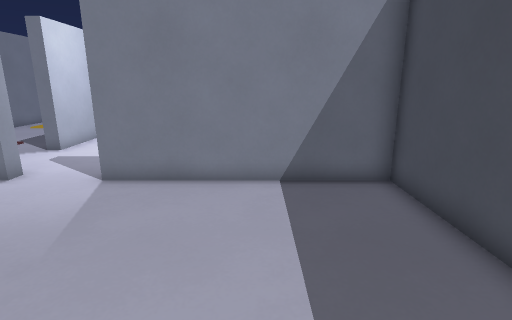
view 1 (above)

16 first-person views from a walk through a level from a Godot 3-D game. The camera is 1.4 m above the floor, tilts 14° down and sees 80° across. The floor is counted in squares, 0.5 m on a side. Each view is taken from the middle of a square. On the plan, view 1 faces up. The plan holds only what a view shows up to about 20 squares ahead; the rest is blank. Characters and animated objects are not drawn.

view 2
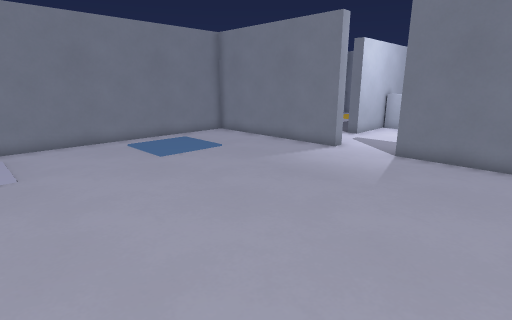

view 3
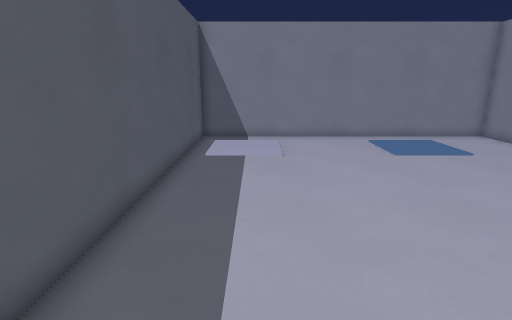

view 4
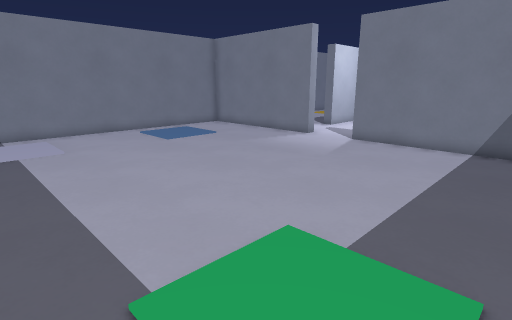

view 5
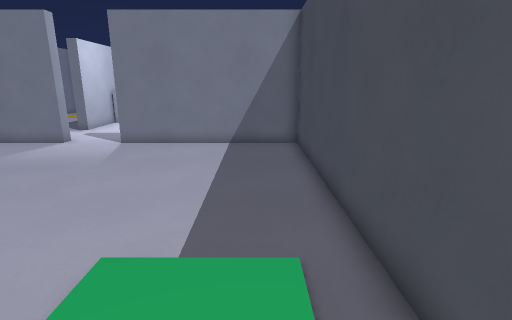

view 6
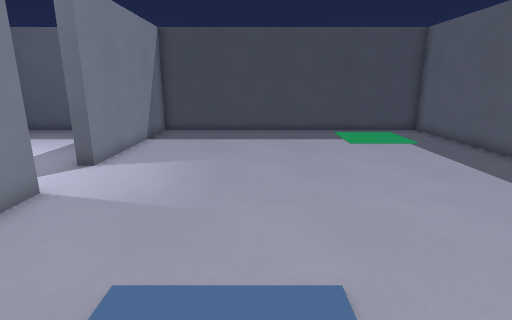

view 7
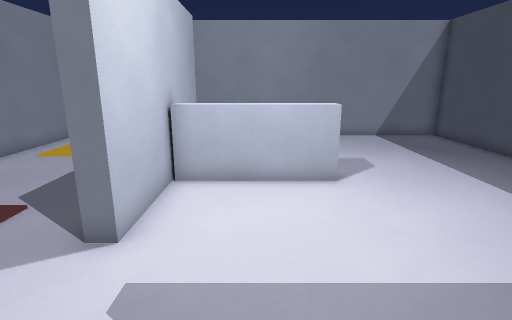

view 8
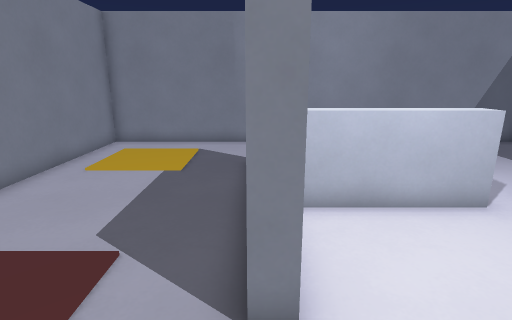

view 9
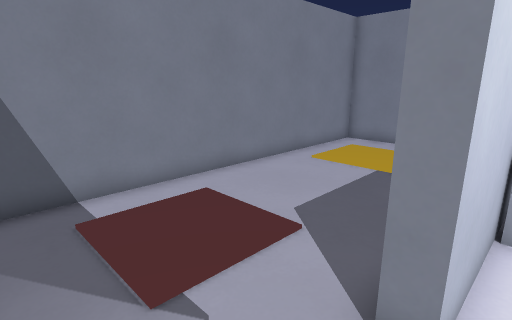

view 10
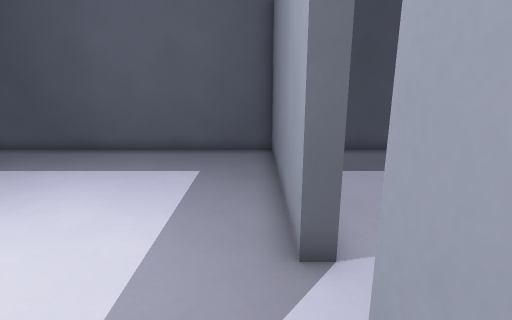

view 11
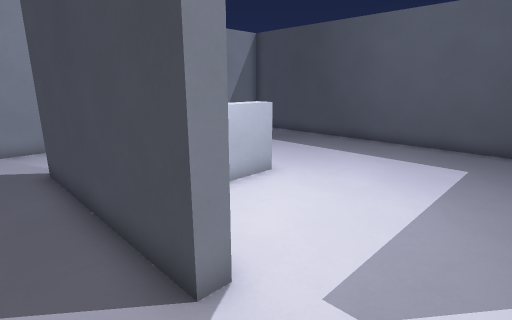

view 12
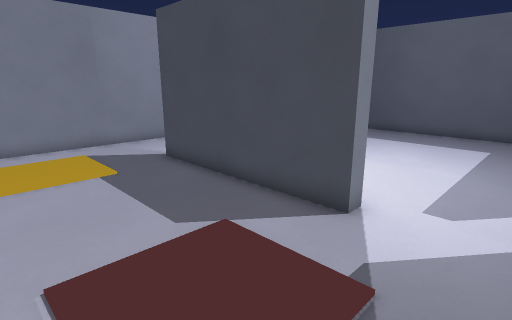

view 13
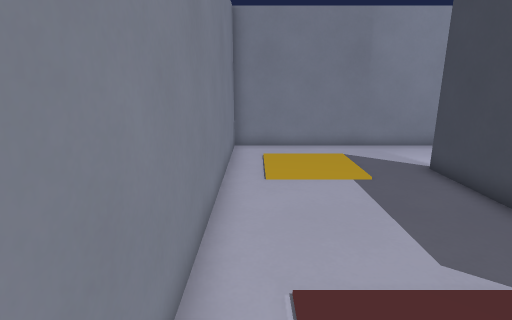

view 14
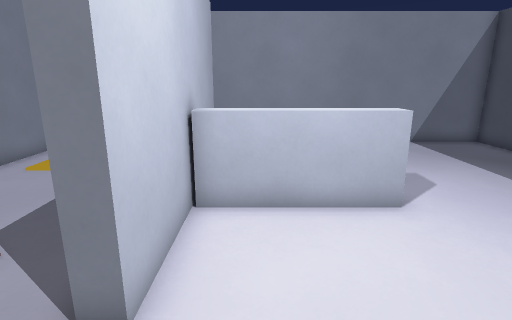

view 15
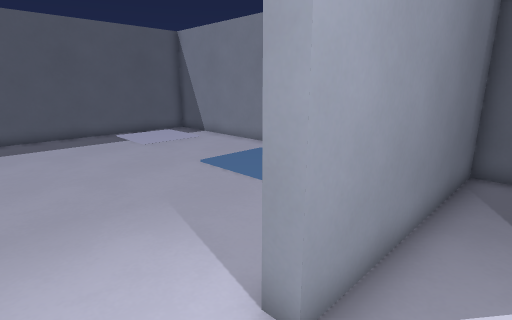

view 16
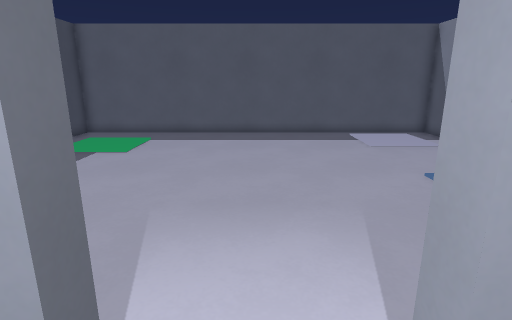

### Floor plan
Points are (right, up) in squares from view 1. A wall is a line through its corners. A room is listed if a view was taken in it or the views show most of it. See-through windows are left out.
Room 1 (views 1, 2, 3, 4, 5, 6, 7)
walls: (-7.4, 8.7) (-16, 8.7) (-16, -7) (4, -7) (4, 8.7) (-4.6, 8.7)
ways out: opening at (-6, 9) to room 3
Room 2 (views 8, 10, 11, 12, 13)
walls: (-8.5, 13) (-9.1, 13) (-9.1, 21); (-8.5, 25) (-16, 25) (-16, 9.3) (-8.4, 9.3)
ways out: opening at (-9, 11) to room 3; opening at (-9, 22.5) to room 3
Room 3 (views 9, 14, 15, 16)
walls: (-3.5, 16.6) (-8.5, 16.6); (-8.5, 20.9) (-8.5, 13); (-4.6, 8.7) (-4.6, 9.3) (4, 9.3) (4, 25) (-8.5, 25); (-8.4, 9.3) (-7.4, 9.3) (-7.4, 8.7)
ways out: opening at (-6, 9) to room 1; opening at (-9, 11) to room 2; opening at (-9, 22.5) to room 2

Where each view was taken, in squares from view 1:
view 1: 0 up, 0 right, facing up
view 2: 4 down, 0 right, facing up-left
view 3: 4 down, 1 right, facing left
view 4: 6 down, 3 right, facing up-left
view 5: 6 down, 2 right, facing up
view 6: 3 up, 15 left, facing right
view 7: 8 up, 6 left, facing up
view 8: 10 up, 9 left, facing up
view 9: 10 up, 8 left, facing up-left
view 10: 10 up, 9 left, facing right
view 11: 10 up, 11 left, facing up-right
view 12: 10 up, 15 left, facing up-right
view 13: 11 up, 15 left, facing up
view 14: 10 up, 7 left, facing up
view 15: 11 up, 5 left, facing down-left
view 16: 11 up, 6 left, facing down
